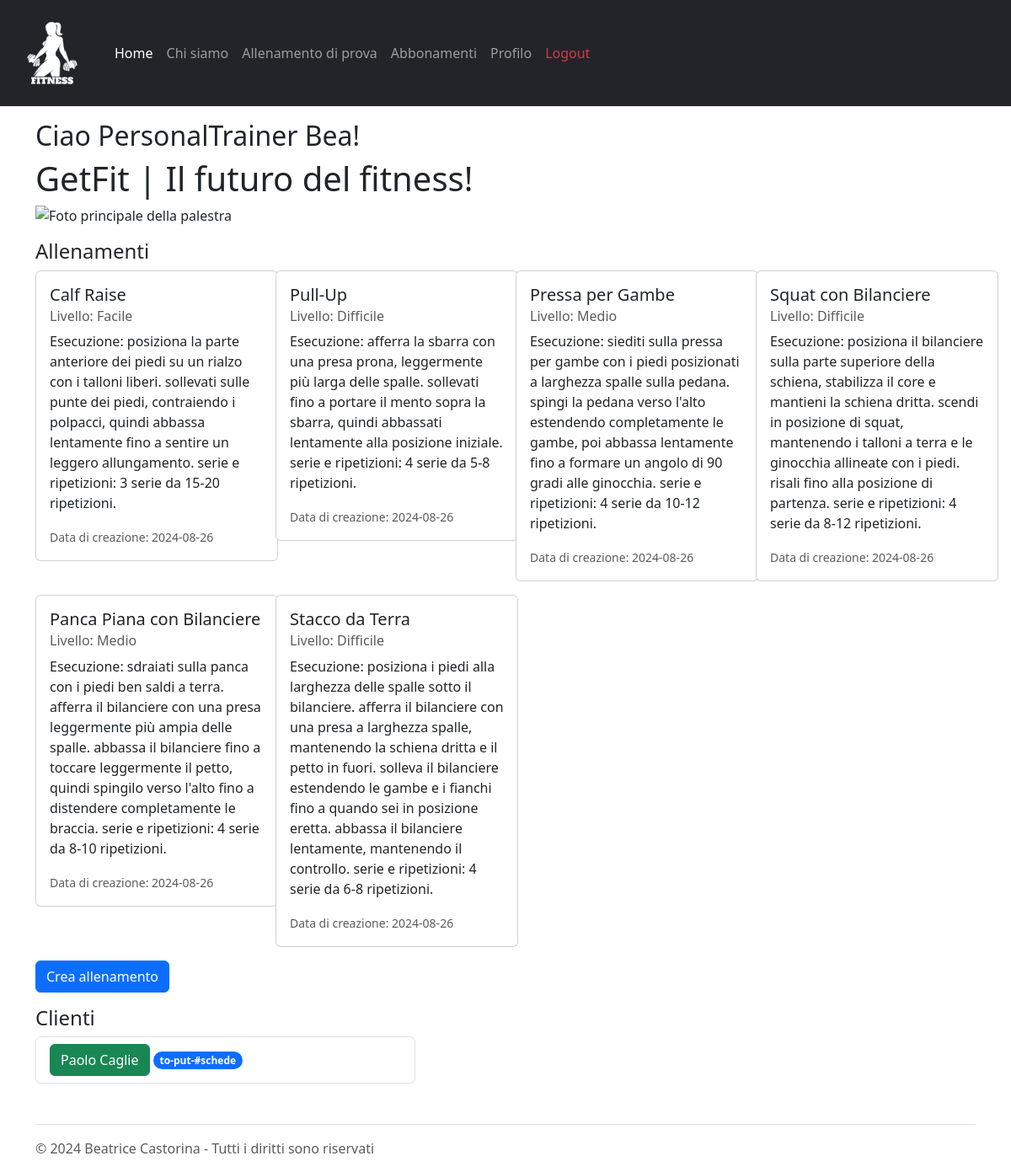
The app's page / (signed in), older data.
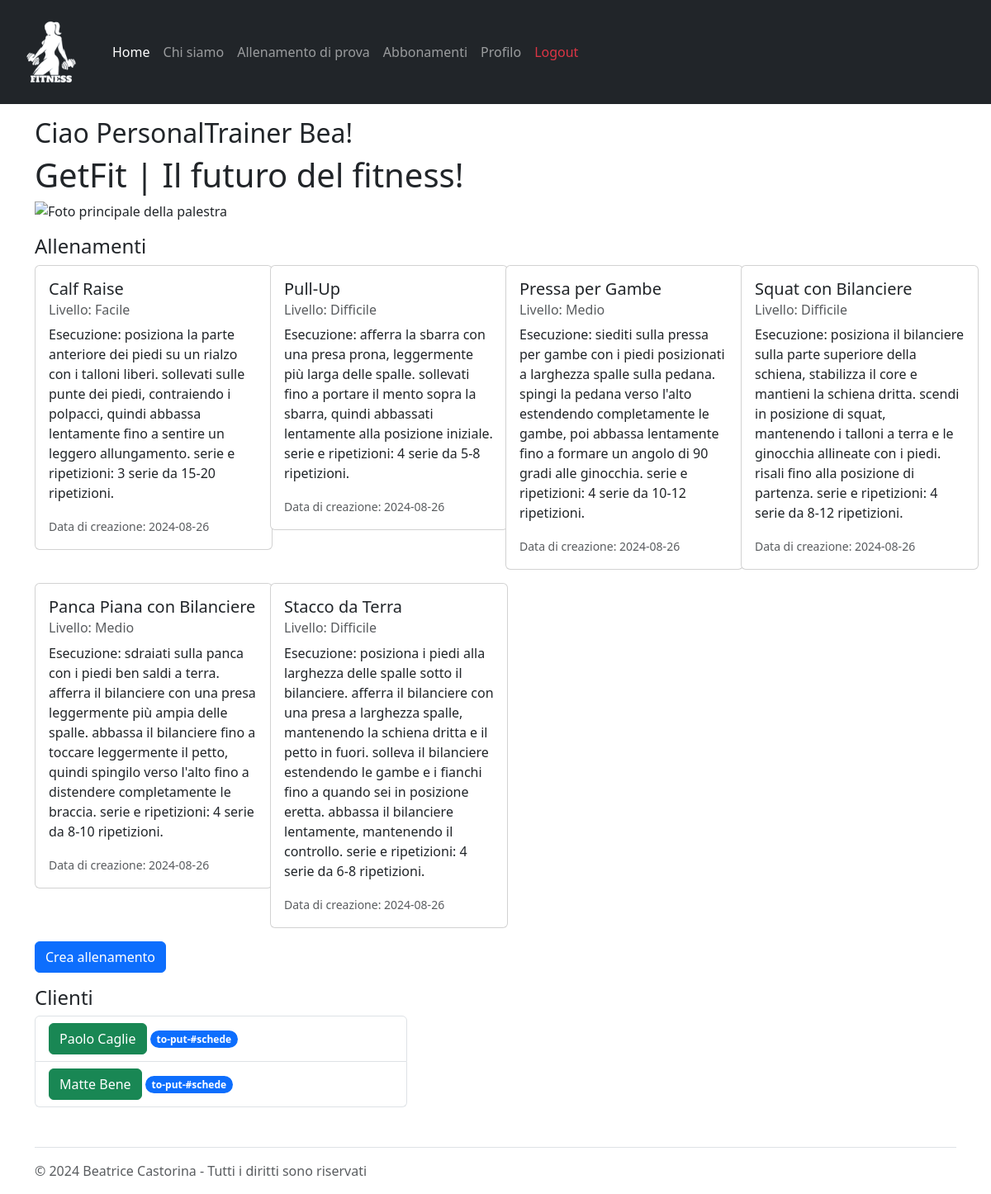
The same page, newer data.
### tables this page shows
CREATE TABLE "Allenamenti" (
	"id_allenamento"	INTEGER,
	"pt_id"	INTEGER NOT NULL,
	"titolo"	TEXT NOT NULL,
	"descrizione"	TEXT NOT NULL,
	"livello"	TEXT NOT NULL,
	"visibile"	INTEGER NOT NULL,
	"data_creazione"	TEXT NOT NULL,
	PRIMARY KEY("id_allenamento" AUTOINCREMENT),
	FOREIGN KEY("pt_id") REFERENCES "PersonalTrainers"("pt_id")
);

CREATE TABLE "Clients" (
	"nome"	TEXT NOT NULL,
	"email"	TEXT NOT NULL UNIQUE,
	"password"	TEXT NOT NULL,
	"pt_id"	INTEGER,
	"client_id"	INTEGER,
	"cognome"	TEXT NOT NULL,
	PRIMARY KEY("client_id" AUTOINCREMENT),
	FOREIGN KEY("pt_id") REFERENCES "PersonalTrainers"("pt_id")
);

### app.py (the view)
@app.route('/')
def index():
  allenamenti_db = allenamenti_dao.get_allenamenti()
  pts_db = utenti_dao.get_personal_trainers()
  clienti_db = []
  pt_id = 0
  email = request.cookies.get('remember_token')
  if email is not None:
    email = email.split('|')[0]
    pt_id = utenti_dao.get_pt_id_by_email(email)
  if pt_id != 0:
    clienti_db = utenti_dao.get_pt_clients(pt_id)
  return render_template('index.html', datetime=datetime, allenamenti=allenamenti_db, pts=pts_db, clienti=clienti_db)

### allenamenti_dao.py (called while the page is built)
def get_allenamenti():
	query = 'SELECT * FROM Allenamenti ORDER BY data_creazione DESC'
	connection = sqlite3.connect('db/personal.db')
	connection.row_factory = sqlite3.Row
	cursor = connection.cursor()
	cursor.execute(query)
	result = cursor.fetchall()
	print(result)
	cursor.close()
	connection.close()
	return result

### app.py (called while the page is built)
@login_manager.user_loader
def load_user(user_email):
  print("load user:", user_email)
  user_db, type = utenti_dao.get_user_by_email(user_email)
  if type == 0:
    user = PersonalTrainer(nome=user_db['nome'], cognome=user_db['cognome'], pt_id=user_db['pt_id'], rating=user_db['rating'], numOfRatings=user_db['numOfRatings'], email=user_db['email'], password=user_db['password'])
  else:
    user = Client(nome=user_db['nome'], cognome=user_db['cognome'], client_id=user_db['client_id'], pt_id=user_db['pt_id'], email=user_db['email'], password=user_db['password'])
  return user

### utenti_dao.py (called while the page is built)
def get_personal_trainers():
	query = 'SELECT * FROM PersonalTrainers'
	connection = sqlite3.connect('db/personal.db')
	connection.row_factory = sqlite3.Row
	cursor = connection.cursor()
	cursor.execute(query)
	result = cursor.fetchall()
	cursor.close()
	connection.close()
	return result

### templates/index.html (shortened to what this page needs)
{% extends "base.html" %}
{% block content %}
<main class="col">
  <section class="row justify-content-center">
    {% if current_user.is_authenticated %}
      <h2>Ciao {{ current_user.__class__.__name__ }} {{ current_user.nome.capitalize() }}!</h2>
    {% endif %}
    <div class="mx-auto">
      <h1> GetFit | Il futuro del fitness!</h1>
    </div>
    <img src="{{ url_for('static', filename='homepage.jpg') }}" class="img-fluid mb-3" alt="Foto principale della palestra">
  </section>
  <div class="row">
    {% if current_user.__class__.__name__ == "PersonalTrainer" %}
      <h4>Allenamenti</h4>
      {% for allenamento in allenamenti %}
        {% if allenamento.visibile != 0 %}
        <div class="col-3 mb-3">
          <div class="card" style="width: 18rem;">
            <div class="card-body">
              <h5 class="card-title">{{ allenamento.titolo }}</h5>
              <h6 class="card-subtitle mb-2 text-body-secondary">Livello: {{allenamento.livello.capitalize()}}</h6>
              <p class="card-text">{{allenamento.descrizione.capitalize()}}</p>
              <p class="card-text"><small class="text-body-secondary">Data di creazione: {{allenamento.data_creazione.split()[0]}}</small></p>
            </div>
          </div>
        </div>
        {% endif %}
      {% endfor %}
      <a href="/create_workout">
        <button type="text" class="btn btn-primary" value="create_workout">Crea allenamento</button>
      </a>
			<div class="mt-3">
				<h4>Clienti</h4>
			</div>
			<div class="col-5">
				<ul class="list-group">
				{% for cliente in clienti %}
					<li class="list-group-item d-flex justify-content-between align-items-center">
						<form action="/schede" method="get">
							<button type="submit" class="btn btn-success">{{cliente.nome.capitalize()}} {{cliente.cognome.capitalize()}}</button>
							<span class="badge text-bg-primary rounded-pill">to-put-#schede</span>
						</form>
					</li>
				{% endfor %}
				</ul>
			</div>
    {% endif %}
  </div>
</main>
{% endblock %}

Row changes from the older to the newer data that the page shows:
added Clients: nome "Matte", cognome "Bene"
